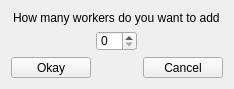
<?xml version="1.0" encoding="UTF-8"?>
<ui version="4.0">
 <class>workerAdd</class>
 <widget class="QWidget" name="workerAdd">
  <property name="geometry">
   <rect>
    <x>0</x>
    <y>0</y>
    <width>234</width>
    <height>89</height>
   </rect>
  </property>
  <property name="minimumSize">
   <size>
    <width>234</width>
    <height>89</height>
   </size>
  </property>
  <property name="maximumSize">
   <size>
    <width>234</width>
    <height>89</height>
   </size>
  </property>
  <property name="windowTitle">
   <string>Form</string>
  </property>
  <layout class="QVBoxLayout" name="verticalLayout">
   <item alignment="Qt::AlignHCenter">
    <widget class="QLabel" name="label">
     <property name="text">
      <string>How many workers do you want to add</string>
     </property>
    </widget>
   </item>
   <item alignment="Qt::AlignHCenter">
    <widget class="QSpinBox" name="amount"/>
   </item>
   <item>
    <layout class="QHBoxLayout" name="horizontalLayout">
     <item>
      <widget class="QPushButton" name="okayButton">
       <property name="text">
        <string>Okay</string>
       </property>
      </widget>
     </item>
     <item>
      <spacer name="horizontalSpacer">
       <property name="orientation">
        <enum>Qt::Horizontal</enum>
       </property>
       <property name="sizeHint" stdset="0">
        <size>
         <width>40</width>
         <height>20</height>
        </size>
       </property>
      </spacer>
     </item>
     <item>
      <widget class="QPushButton" name="cancelButton">
       <property name="text">
        <string>Cancel</string>
       </property>
      </widget>
     </item>
    </layout>
   </item>
  </layout>
 </widget>
 <resources/>
 <connections/>
</ui>
